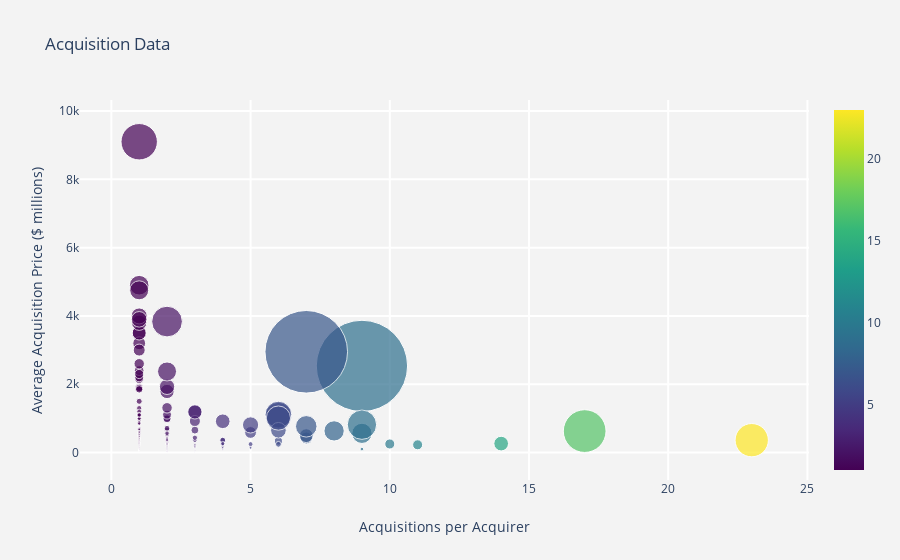

The notebook cell saved with this chart:
### Code cell
fig2 = go.Figure(data=go.Scatter(
    x = x_acquirer,
    y = y_acquirer,
    mode='markers',
    marker=dict(
        size=s_acquirer,
        color=x_acquirer, #set color equal to a variable
        colorscale='Viridis', # one of plotly colorscales
        showscale=True
    )
))
fig2.update_layout(
    title='Acquisition Data',
    xaxis=dict(
        title='Acquisitions per Acquirer',
        gridcolor='white',
        gridwidth=2,
    ),
    yaxis=dict(
        title='Average Acquisition Price ($ millions)',
        gridcolor='white',
        gridwidth=2,
    ),
    paper_bgcolor='rgb(243, 243, 243)',
    plot_bgcolor='rgb(243, 243, 243)',
)
font=dict(
               family="'Oswald', sans-serif",
               size=12,
               color="#7f7f7f")
fig2.show()

### Figure 1 — Plotly figure (JSON) as saved in the notebook; plotly's stock layout.template omitted (floating-point values rounded to 4 significant figures; data arrays with more than 128 entries replaced by an {"elided": "..."} marker saying what was removed)
{"data": [{"marker": {"color": {"elided": "494 int values"}, "colorscale": [[0, "#440154"], [0.1111, "#482878"], [0.2222, "#3e4989"], [0.3333, "#31688e"], [0.4444, "#26828e"], [0.5556, "#1f9e89"], [0.6667, "#35b779"], [0.7778, "#6ece58"], [0.8889, "#b5de2b"], [1, "#fde725"]], "showscale": true, "size": {"elided": "494 float values"}}, "mode": "markers", "type": "scatter", "x": {"elided": "494 int values"}, "y": {"elided": "494 float values"}}], "layout": {"paper_bgcolor": "rgb(243, 243, 243)", "plot_bgcolor": "rgb(243, 243, 243)", "title": {"text": "Acquisition Data"}, "xaxis": {"gridcolor": "white", "gridwidth": 2, "title": {"text": "Acquisitions per Acquirer"}}, "yaxis": {"gridcolor": "white", "gridwidth": 2, "title": {"text": "Average Acquisition Price ($ millions)"}}}}
